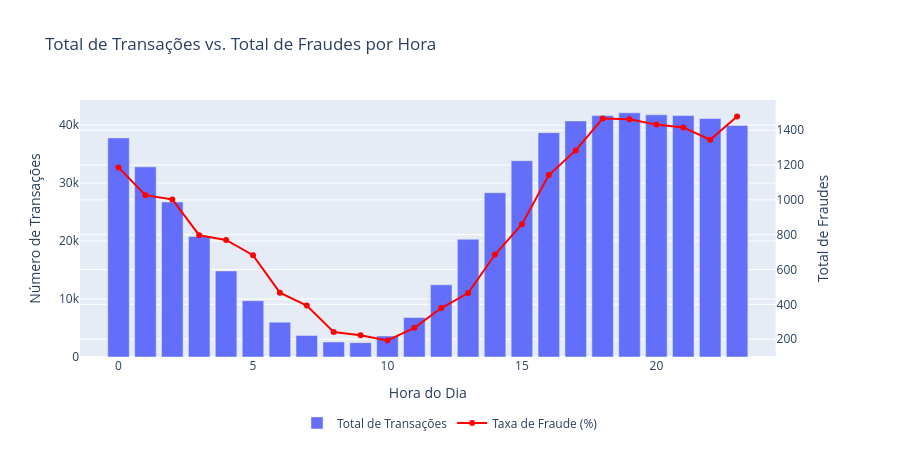

Notebook code cell kept with this figure:
### Code cell
fig = make_subplots(specs=[[{"secondary_y": True}]])

fig.add_trace(
    go.Bar(x=fraud_by_hour.index, y=fraud_by_hour['total_transactions'], name='Total de Transações'),
    secondary_y=False
)

fig.add_trace(
    go.Scatter(x=fraud_by_hour.index, y=fraud_by_hour['total_frauds'],
               mode='lines+markers', name='Taxa de Fraude (%)',
               line=dict(color='red')),
    secondary_y=True
)
fig.update_layout(
    title='Total de Transações vs. Total de Fraudes por Hora',
    xaxis_title='Hora do Dia',
    legend=dict(x=0.5, xanchor='center', y=-0.2, orientation='h'),
    height=450
)
fig.update_yaxes(title_text='Número de Transações', secondary_y=False)
fig.update_yaxes(title_text='Total de Fraudes', secondary_y=True)

fig.show()

### Figure 1 — Plotly figure (JSON) as saved in the notebook; plotly's stock layout.template omitted (floating-point values rounded to 4 significant figures)
{"data": [{"name": "Total de Transações", "type": "bar", "x": [0, 1, 2, 3, 4, 5, 6, 7, 8, 9, 10, 11, 12, 13, 14, 15, 16, 17, 18, 19, 20, 21, 22, 23], "xaxis": "x", "y": [37795, 32797, 26732, 20802, 14839, 9701, 6007, 3704, 2591, 2479, 3627, 6827, 12451, 20315, 28328, 33859, 38698, 40723, 41639, 42115, 41782, 41641, 41139, 39949], "yaxis": "y"}, {"line": {"color": "red"}, "mode": "lines+markers", "name": "Taxa de Fraude (%)", "type": "scatter", "x": [0, 1, 2, 3, 4, 5, 6, 7, 8, 9, 10, 11, 12, 13, 14, 15, 16, 17, 18, 19, 20, 21, 22, 23], "xaxis": "x", "y": [1186, 1027, 1002, 797, 770, 682, 467, 393, 241, 223, 193, 265, 379, 465, 686, 860, 1142, 1284, 1467, 1463, 1432, 1416, 1345, 1478], "yaxis": "y2"}], "layout": {"height": 450, "legend": {"orientation": "h", "x": 0.5, "xanchor": "center", "y": -0.2}, "title": {"text": "Total de Transações vs. Total de Fraudes por Hora"}, "xaxis": {"anchor": "y", "domain": [0, 0.94], "title": {"text": "Hora do Dia"}}, "yaxis": {"anchor": "x", "domain": [0, 1], "title": {"text": "Número de Transações"}}, "yaxis2": {"anchor": "x", "overlaying": "y", "side": "right", "title": {"text": "Total de Fraudes"}}}}
